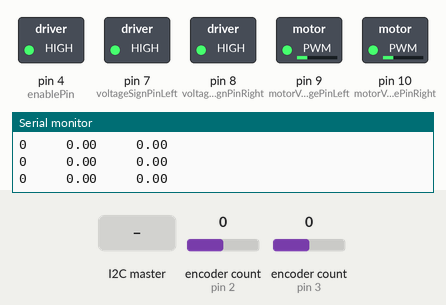
The sketch below on a simulated Arduino Uno, built with avr-gcc and run on an emulated ATmega328P. On the bench: switched loads named in the sketch (green lamp = pin HIGH), the last lines printed to the serial monitor. The test bench sets the inputs (shaded band); at power-on: encoder count (sensors on pin 2, pin 3) 0.

Above: at 1.2 s.
1.3 s: the I2C master sends the byte 5
At 2.0 s:
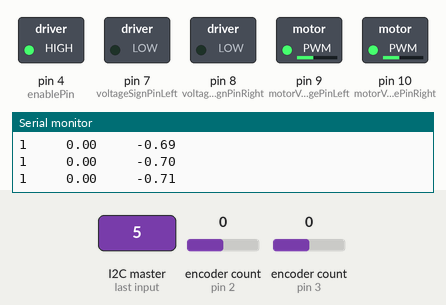
Timing chart, 0 to 4.3 s (numbered marks = the images above; inputs shaded):
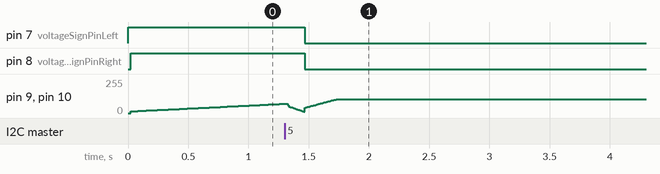

The sketch:

RobotControlPart1.ino
```cpp
#include <Encoder.h>
#include <Wire.h>

#define PI 3.1415926535897932384626433832795
#define voltsToPWM 255/5
#define countsToRads (2*PI)/3200;
#define wheelRadius 0.0762        // Units are meters (This equals 3 in.)
#define wheelSeparation 0.254     // Units are meters (This equals 10 in.)
#define DIST -1.0                  // Target distance in feet
#define ANGLE PI
#define SLAVE_ADDRESS 0X04

int enablePin = 4;                // This must be high to run the motor
int voltageSignPinLeft = 7;       // HIGH = Forward, LOW = Backward
int voltageSignPinRight = 8;      // HIGH = Backward, LOW = Forward
int motorVoltagePinLeft = 9;
int motorVoltagePinRight = 10;
double voltageMaximum = 5;

unsigned long currentTime;
double sampleRateInMillis = 10;
double Ts = sampleRateInMillis/1000;

long int currentPosLeftCounts;         // Current position of the right encoder in counts
long int currentPosRightCounts;        // Current position of the left encoder in counts
long double currentPosLeftRads;        // Current position of the right encoder in radians
long double currentPosRightRads;       // Current position of the left encoder in radians
long int newPosLeftCounts;             // Etc.
long int newPosRightCounts;
long double newPosLeftRads;
long double newPosRightRads;

double rhoActual;                       // Instantaneous forward velocity (m/s)
double phiActual;                       // Instantaneous rotational velocity (rad/s)
double rhoDesired;                      // Desired forward velocity
double phiDesired;                      // etc.
double posDesired;
double posError;
double posErrorPast;
double posActual;
double angleDesired;
double angleError;
double angleErrorPast;
double angleActual;
double rhoError;
double phiError;

// Inner loop PI gains
double KpBase = 5;
double KpDelta = 3;
double KiBase = 0.1;
double KiDelta = 0.01;

// Outer loop PD gains
double Kp_Pos = 2;
double Kd_Pos = 0.1;
double Kp_Angle = 3;
double Kd_Angle = 0.1;

// Values used in PID calculations
double I_rho = 0;
double I_phi = 0;
double e_past = 0;
double D_pos;
double D_Angle;

// Velocities obtained from encoder readings
double velocityLeftRadsPerSecond;
double velocityRightRadsPerSecond;

// The inner-loop PI calculates these values, which are sent to the motors
double voltageBase;
double voltageDelta;
double voltageCommandLeft;
double voltageCommandRight;

// FSM states, and flags used to determine when one state is "finished"
#define STANDBY 10
#define SEARCHING 0
#define ROTATE_TOWARD_BEACON 1
#define GOFORWARD 2
#define TURNRIGHT 3
#define DOCIRCLE 4
#define FINISHED 5
#define INIT 6
#define RECEIVE 7
#define SEND 8
int state = INIT;
int prevState;
int angleErrorFlag = 0;
int posErrorFlag = 0;

//Pi Communication Variables
bool beaconFound = false;
int circleDurationFlag = 0;
double cameraAngle = 0;
double cameraPos = 0;
String myString;

Encoder motorEncoderLeft(2, 6);
Encoder motorEncoderRight(3, 5);

void setup() {
  Serial.begin(250000);
  pinMode(motorVoltagePinRight, OUTPUT);
  pinMode(motorVoltagePinLeft, OUTPUT);
  pinMode(voltageSignPinRight, OUTPUT);
  pinMode(voltageSignPinLeft, OUTPUT);
  pinMode(enablePin, OUTPUT);
  digitalWrite(enablePin, HIGH);
  Wire.begin(SLAVE_ADDRESS);
  Wire.onReceive(receiveData);
  Wire.onRequest(sendData);
}

void loop() {
  //rhoDesired = 0.5;
  currentTime = millis();

  // get motor positions, and convert to radians
  currentPosLeftCounts = newPosLeftCounts;
  currentPosRightCounts = newPosRightCounts;
  currentPosLeftRads = currentPosLeftCounts*countsToRads;
  currentPosRightRads = currentPosRightCounts*countsToRads;

  // We only want our integral terms to count when error is low, to prevent windup
  if (abs(rhoError) < 0.25) {
    I_rho = I_rho + rhoError*sampleRateInMillis;
  } else {
    I_rho = 0;
  }
  if (abs(phiError) < 0.5) {
    I_phi = I_phi + phiError*sampleRateInMillis;
  } else {
    I_phi = 0;
  }

  // Errors used for feedback control
  posError = posDesired - posActual;
  angleError = angleDesired - angleActual;

  // Derivative terms for the outer-loop controller
  if (Ts > 0) {
    D_pos = (posError - posErrorPast)/Ts;
    posErrorPast = posError;
  } else {
    D_pos = 0;
  }
  if (Ts > 0) {
    D_Angle = (angleError - angleErrorPast)/Ts;
    angleErrorPast = angleError;
  } else {
    D_Angle = 0;
  }

  phiActual = -wheelRadius*((velocityLeftRadsPerSecond - velocityRightRadsPerSecond)/wheelSeparation);
  rhoActual = wheelRadius*((velocityLeftRadsPerSecond + velocityRightRadsPerSecond)/2);
  rhoError = rhoActual - rhoDesired;
  phiError = phiActual - phiDesired;

  // Calculating motor voltages
  voltageBase = (KpBase*rhoError)+(KiBase*I_rho);
  voltageDelta = (KpDelta*phiError)+(KiDelta*I_phi);
  voltageCommandLeft = (voltageBase-voltageDelta)/2;
  voltageCommandRight = (voltageBase+voltageDelta)/2;

  // Determining motor direction - if our voltage is negative, make it positive and reverse the motor
  if (voltageCommandLeft < 0) {
    digitalWrite(voltageSignPinLeft, LOW);
    voltageCommandLeft *= -1;
  } else {
    digitalWrite(voltageSignPinLeft, HIGH);
  }
  if (voltageCommandRight < 0) {
    digitalWrite(voltageSignPinRight, HIGH);
    voltageCommandRight *= -1;
  } else {
    digitalWrite(voltageSignPinRight, LOW);
  }

  // Manually saturating the voltage to prevent slipping
  if (voltageCommandLeft > voltageMaximum) {
    voltageCommandLeft = voltageMaximum;
  }
  if (voltageCommandRight > voltageMaximum) {
    voltageCommandRight = voltageMaximum;
  }

  // Write a PWM signal to the motors using the voltageCommands
  analogWrite(motorVoltagePinLeft, voltageCommandLeft*voltsToPWM);
  analogWrite(motorVoltagePinRight, voltageCommandRight*voltsToPWM);https://elearning.mines.edu/accounts/1/external_tools/20?launch_type=global_navigation

  // Getting new positions from the motor encoders
  newPosLeftCounts = -motorEncoderLeft.read();           // Negative because we want the encoder to tick up when this wheel moves forward
  newPosRightCounts = motorEncoderRight.read();
  newPosLeftRads = newPosLeftCounts*countsToRads;
  newPosRightRads = newPosRightCounts*countsToRads;

  // Use positions to calculate velocity
  velocityLeftRadsPerSecond = ((newPosLeftRads-currentPosLeftRads)/(sampleRateInMillis))*1000;
  velocityRightRadsPerSecond = ((newPosRightRads-currentPosRightRads)/(sampleRateInMillis))*1000;

  // Update our position and angle with rho and phi data
  posActual += (rhoActual*(sampleRateInMillis))/1000;
  angleActual += (phiActual*(sampleRateInMillis))/1000;

  if (state == STANDBY) {
    rhoDesired = 0;
    phiDesired = 0;
    //Main state that switches between states
    prevState = STANDBY;
    state = SEND;

  } else if (state == INIT) {
    rhoDesired = 0;
    phiDesired = 0;
    //Main state that switches between states
    state = SEARCHING;

  } else if (state == SEND) {

  }  else if (state == SEARCHING) {
    phiDesired = 0.175;
    rhoDesired = 0;
    if(beaconFound) {
      posActual = 0;
      angleActual = 0;
      beaconFound = false;
      posDesired = 0;
      angleDesired = 0;
      prevState = state;
      state = ROTATE_TOWARD_BEACON;
    }


  } else if (state == ROTATE_TOWARD_BEACON) {

    posDesired = 0; // We don't want any forward motion while turning

    voltageMaximum = 2; // Manually saturating voltage, again to prevent slipping

    if (abs(angleDesired) < abs(cameraAngle)) {
      angleDesired += cameraAngle/100;
    }

    // Outer loop PD controller to determine phi and rho
    phiDesired = (angleError*Kp_Angle)+(D_Angle*Kd_Angle);
    rhoDesired = (posError*Kp_Pos)+(D_pos*Kd_Pos);

    // Once we spend enough time with low error, we move to the next state
    if (angleError < 0.2) {
      angleErrorFlag += 1;
    } else {
      angleErrorFlag = 0;
    }
    if (angleErrorFlag >= 250) { // 350
      posActual = 0;
      angleActual = 0;
      //cameraPos = read from camera
      posDesired = 0;
      angleDesired = 0;
      angleErrorFlag = 0;
      prevState = ROTATE_TOWARD_BEACON;
      state = SEND;
    }


  } else if (state == GOFORWARD) {

    if (posDesired < cameraPos) {
      posDesired += cameraPos/100;
    }
    voltageMaximum = 5;

    // Outer loop PD controller to determine phi and rho
    phiDesired = (angleError*Kp_Angle)+(D_Angle*Kd_Angle);
    rhoDesired = (posError*Kp_Pos)+(D_pos*Kd_Pos);

    // Once we spend enough time with low error, we move to the next state
    if (abs(posError) < 0.01) {
      posErrorFlag += 1;
    } else {
      posErrorFlag = 0;
    }
    if (posErrorFlag >= 100) { // 350
      angleActual = 0;
      posActual = 0;
      angleDesired = 0;
      posDesired = 0;
      prevState = state;
      state = FINISHED;
    }


  } else if (state == TURNRIGHT) {

    // Ramp input for our target angle
    if (angleDesired > -PI/2.0) {
      angleDesired += -PI/200.0;
    }

    phiDesired = (angleError*Kp_Angle)+(D_Angle*Kd_Angle);
    rhoDesired = (posError*Kp_Pos)+(D_pos*Kd_Pos);

    // Once we spend enough time with low error, we move to the next state
    if (angleError < 0.05) {
      angleErrorFlag += 1;
    } else {
      angleErrorFlag = 0;
    }
    if (angleErrorFlag >= 200) {
      posActual = 0;
      angleActual = 0;
      prevState = state;
      state = SEND;
    }

  } else if (state == DOCIRCLE) {

      // Saturate at 3V to prevent slipping
      voltageMaximum = 3;

      rhoDesired = 1.2;
      phiDesired = 1.15;
      if (circleDurationFlag < 865) {
        circleDurationFlag += 1;
      } else {
        circleDurationFlag = 0;
        state = FINISHED;
      }


  } else if (state == FINISHED) {
    rhoDesired = 0;
    phiDesired = 0;
  }

  Serial.print(state);
  Serial.print("     ");
  Serial.print(angleActual);
  Serial.print("     ");
  Serial.println(angleDesired);
//}/

  while(millis() < currentTime + sampleRateInMillis) {
    // Wait until the sample time has passed
  }

}


String distString;
char buff[10];
void receiveData(int byteCount) {
while (Wire.available()) {

  myString += Wire.read();

}
  if(state == RECEIVE || state == SEARCHING) changeState();

  myString = "";

}


void sendData(){

//auto sendData = state;
Wire.write(buff);
state = RECEIVE;
}

void changeState() {
  /*if(state == SEARCHING) {

  } else */if (prevState == SEARCHING) {

    beaconFound = true;
    cameraAngle = ((double(myString.toInt()) / 100.0) - 60.0) * (PI/180);
    myString.toCharArray(buff,10);
//    state = ROTATE_TOWARD_BEACON;
  } else if (prevState == ROTATE_TOWARD_BEACON) {
  myString.toCharArray(buff,10);
//  distString = myString.substring(6,11);/
  cameraPos = double(myString.toInt()) / (10000.0);
  state = GOFORWARD;
  }
}
```

Measured:
- after the input at 1.3 s, pin 7 (voltageSignPinLeft), pin 8 (voltageSignPinRight): HIGH → LOW after 0.17 s
